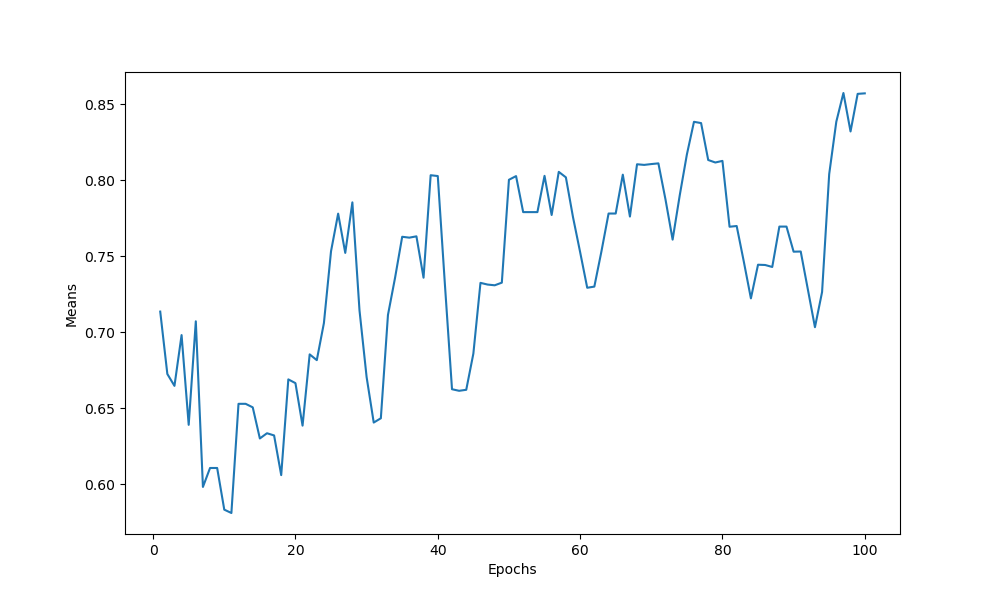
#> input picture means.png, 1000 x 600 px, found by its file name
$ python image_compiler.py
#> lines starting #> are read from the running program, lines starting #| are printed output that depends on the picture
from PIL import Image
import os

def combine_images_from_folders(folder_names, grid_layout, image_name=None):
    """
    Combine images from specified folders into a single grid image.

    Parameters:
    folder_names (list): List of folder paths containing images
    grid_layout (tuple): A tuple of (rows, columns) specifying the grid layout
    image_name (str, optional): Specific image name to look for in each folder. If None, selects the first image.

    Returns:
    PIL.Image: A combined image with all images arranged in the specified grid
    """
#> called with grid_layout = (1, 5), image_name = 'means.png'
    # Validate input
    rows, cols = grid_layout
    if len(folder_names) > rows * cols:
        raise ValueError(f"Too many folders for the specified grid layout {grid_layout}")

    images = []
    max_width, max_height = 0, 0

    for folder in folder_names:
        img_path = None

        if image_name:
            # Check if the specific image exists in the folder
            potential_path = os.path.join(folder, image_name)
            if os.path.exists(potential_path):
                img_path = potential_path
        else:
            # Get the first image in the folder if no specific image name is given
            image_files = [f for f in os.listdir(folder) if f.lower().endswith(('.png', '.jpg', '.jpeg', '.gif', '.bmp'))]
            if image_files:
                img_path = os.path.join(folder, image_files[0])

        if img_path is None:
            raise ValueError(f"No suitable image found in folder: {folder}")

        img = Image.open(img_path)
#> img is the input picture: PIL image 1000x600 RGBA; mean R, G, B, A 250.4, 251.6, 252.3, 255
        images.append(img)

        # Track maximum image dimensions
        max_width = max(max_width, img.width)
#> max_width = 1000
        max_height = max(max_height, img.height)
#> max_height = 600

    # Create a blank image for the grid
    grid_width = max_width * cols
#> grid_width = 5000
    grid_height = max_height * rows
#> grid_height = 600
    grid_image = Image.new('RGB', (grid_width, grid_height), color='white')
#> grid_image: PIL image 5000x600 RGB; every value is 255

    # Place images in the grid
    for index, img in enumerate(images):
        row, col = divmod(index, cols)

        # Resize image to match max dimensions while maintaining aspect ratio
        img_resized = img.resize((max_width, max_height), Image.LANCZOS)

        # Calculate position
        x, y = col * max_width, row * max_height

        # Paste the image
        grid_image.paste(img_resized, (x, y))
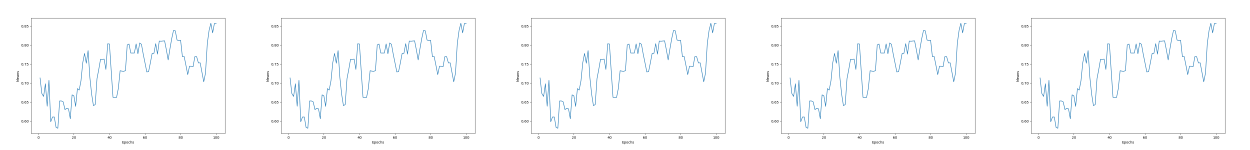
#> grid_image: PIL image 5000x600 RGB (shown at 1/4 size); mean R, G, B 250.4, 251.6, 252.3

    return grid_image

# Example usage
def main():
    folders = [
        'output5020',
        'output5021',
        'output5022',
        'output5023',
        'output5024'
    ]

    grid = (1, 5)

    # Use a specific image name (or None to take the first available image)
    image_name = "means.png"

    combined_image = combine_images_from_folders(folders, grid, image_name)
    combined_image.save('means_god_none.png')

if __name__ == '__main__':
    main()
